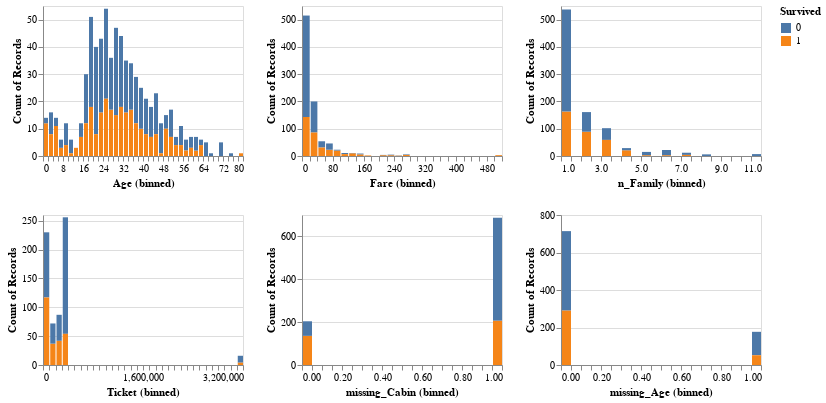

Notebook code for this chart:
### Markdown cell above
# EDA

### Code cell
alt.Chart(train_df).mark_bar().encode(
    alt.X(alt.repeat(), type='quantitative', bin=alt.Bin(maxbins=40)),
    y='count()',
    fill='Survived'
).properties(
    width=200,
    height=150
).repeat(
    ['Age', 'Fare', 'n_Family', 'Ticket', 'missing_Cabin', 'missing_Age'],
    columns=3
)

### Figure 1 — Vega-Lite specification as saved in the notebook (floating-point values rounded to 4 significant figures; data arrays with more than 128 entries replaced by an {"elided": "..."} marker saying what was removed)
{"$schema": "https://vega.github.io/schema/vega-lite/v4.8.1.json", "columns": 3, "config": {"view": {"continuousHeight": 300, "continuousWidth": 400}}, "datasets": {"data-2394877e6942adcf7a204b6523a2a93e": {"elided": "891 records"}}, "repeat": ["Age", "Fare", "n_Family", "Ticket", "missing_Cabin", "missing_Age"], "spec": {"data": {"name": "data-2394877e6942adcf7a204b6523a2a93e"}, "encoding": {"fill": {"field": "Survived", "type": "nominal"}, "x": {"bin": {"maxbins": 40}, "field": {"repeat": "repeat"}, "type": "quantitative"}, "y": {"aggregate": "count", "type": "quantitative"}}, "height": 150, "mark": "bar", "width": 200}}
